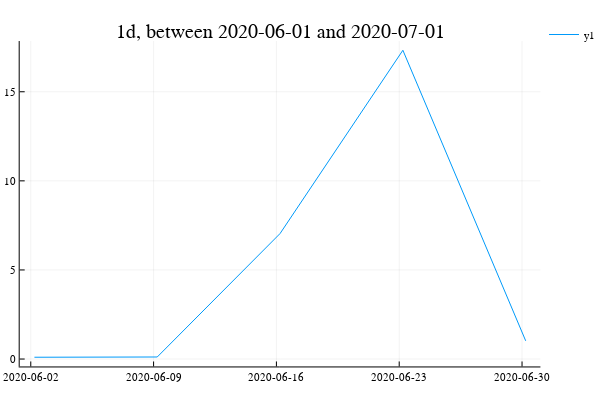

This figure's notebook cell:
### Code cell
plot(data1.ts, data1.iv, title="1d, between 2020-06-01 and 2020-07-01")

### Figure 1 — Plotly figure (JSON) as saved in the notebook; plotly's stock layout.template omitted (floating-point values rounded to 4 significant figures)
{"data": [{"colorbar": {"title": ""}, "hoverinfo": "text", "legendgroup": "y1", "line": {"color": "rgba(0, 154, 250, 1.000)", "dash": "solid", "shape": "linear", "width": 1}, "mode": "lines", "name": "y1", "showlegend": true, "text": [null, null, null, null, null], "type": "scatter", "x": [63726757200000, 63727362000000, 63727966800000, 63728571600000, 63729176400000], "xaxis": "x1", "y": [0.1, 0.1144, 7.042, 17.33, 1.022], "yaxis": "y1", "zmax": null, "zmin": null}], "layout": {"annotations": [{"font": {"color": "rgba(0, 0, 0, 1.000)", "family": "sans-serif", "size": 20}, "rotation": 0, "showarrow": false, "text": "1d, between 2020-06-01 and 2020-07-01", "x": 0.5148, "xanchor": "center", "xref": "paper", "y": 1, "yanchor": "top", "yref": "paper"}], "height": 400, "legend": {"bgcolor": "rgba(255, 255, 255, 1.000)", "bordercolor": "rgba(0, 0, 0, 1.000)", "font": {"color": "rgba(0, 0, 0, 1.000)", "family": "sans-serif", "size": 11}, "tracegroupgap": 0, "x": 1, "y": 1}, "margin": {"b": 20, "l": 0, "r": 0, "t": 20}, "paper_bgcolor": "rgba(255, 255, 255, 1.000)", "plot_bgcolor": "rgba(255, 255, 255, 1.000)", "showlegend": true, "width": 600, "xaxis": {"anchor": "y1", "domain": [0.03619, 0.9934], "gridcolor": "rgba(0, 0, 0, 0.100)", "gridwidth": 0.5, "linecolor": "rgba(0, 0, 0, 1.000)", "mirror": false, "range": [63726684624000, 63729248976000], "showgrid": true, "showline": true, "showticklabels": true, "tickangle": 0, "tickcolor": "rgb(0, 0, 0)", "tickfont": {"color": "rgba(0, 0, 0, 1.000)", "family": "sans-serif", "size": 11}, "tickmode": "array", "ticks": "inside", "ticktext": ["2020-06-02", "2020-06-09", "2020-06-16", "2020-06-23", "2020-06-30"], "tickvals": [63726739200000, 63727344000000, 63727948800000, 63728553600000, 63729158400000], "title": "", "titlefont": {"color": "rgba(0, 0, 0, 1.000)", "family": "sans-serif", "size": 15}, "type": "-", "visible": true, "zeroline": false, "zerolinecolor": "rgba(0, 0, 0, 1.000)"}, "yaxis": {"anchor": "x1", "domain": [0.03762, 0.9415], "gridcolor": "rgba(0, 0, 0, 0.100)", "gridwidth": 0.5, "linecolor": "rgba(0, 0, 0, 1.000)", "mirror": false, "range": [-0.4169, 17.85], "showgrid": true, "showline": true, "showticklabels": true, "tickangle": 0, "tickcolor": "rgb(0, 0, 0)", "tickfont": {"color": "rgba(0, 0, 0, 1.000)", "family": "sans-serif", "size": 11}, "tickmode": "array", "ticks": "inside", "ticktext": ["0", "5", "10", "15"], "tickvals": [0, 5, 10, 15], "title": "", "titlefont": {"color": "rgba(0, 0, 0, 1.000)", "family": "sans-serif", "size": 15}, "type": "-", "visible": true, "zeroline": false, "zerolinecolor": "rgba(0, 0, 0, 1.000)"}}}
